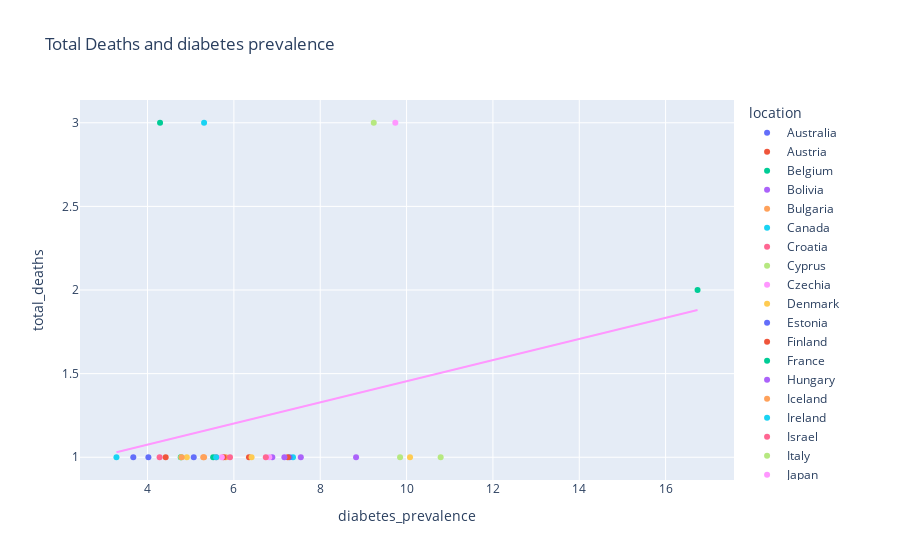

The notebook cell this image was saved under:
### Code cell
#sort the data so you have the top 5 max countries with diabeties prevelance versus the 5 ones with the lowest diabeties
#clean_covid_df['max_total_deaths'] = clean_covid_df.groupby('location')['total_deaths'].transform('max')

fig = px.scatter(clean_location, x='diabetes_prevalence',y='total_deaths', color='location',title='Total Deaths and diabetes prevalence', trendline="ols", trendline_scope="overall")
fig.show()

### Figure 1 — Plotly figure (JSON) as saved in the notebook; plotly's stock layout.template omitted (floating-point values rounded to 4 significant figures)
{"data": [{"hovertemplate": "location=Australia<br>diabetes_prevalence=%{x}<br>total_deaths=%{y}<extra></extra>", "legendgroup": "Australia", "marker": {"color": "#636efa", "symbol": "circle"}, "mode": "markers", "name": "Australia", "orientation": "v", "showlegend": true, "type": "scatter", "x": [5.07], "xaxis": "x", "y": [1], "yaxis": "y"}, {"hovertemplate": "location=Austria<br>diabetes_prevalence=%{x}<br>total_deaths=%{y}<extra></extra>", "legendgroup": "Austria", "marker": {"color": "#EF553B", "symbol": "circle"}, "mode": "markers", "name": "Austria", "orientation": "v", "showlegend": true, "type": "scatter", "x": [6.35], "xaxis": "x", "y": [1], "yaxis": "y"}, {"hovertemplate": "location=Belgium<br>diabetes_prevalence=%{x}<br>total_deaths=%{y}<extra></extra>", "legendgroup": "Belgium", "marker": {"color": "#00cc96", "symbol": "circle"}, "mode": "markers", "name": "Belgium", "orientation": "v", "showlegend": true, "type": "scatter", "x": [4.29], "xaxis": "x", "y": [3], "yaxis": "y"}, {"hovertemplate": "location=Bolivia<br>diabetes_prevalence=%{x}<br>total_deaths=%{y}<extra></extra>", "legendgroup": "Bolivia", "marker": {"color": "#ab63fa", "symbol": "circle"}, "mode": "markers", "name": "Bolivia", "orientation": "v", "showlegend": true, "type": "scatter", "x": [6.89], "xaxis": "x", "y": [1], "yaxis": "y"}, {"hovertemplate": "location=Bulgaria<br>diabetes_prevalence=%{x}<br>total_deaths=%{y}<extra></extra>", "legendgroup": "Bulgaria", "marker": {"color": "#FFA15A", "symbol": "circle"}, "mode": "markers", "name": "Bulgaria", "orientation": "v", "showlegend": true, "type": "scatter", "x": [5.81], "xaxis": "x", "y": [1], "yaxis": "y"}, {"hovertemplate": "location=Canada<br>diabetes_prevalence=%{x}<br>total_deaths=%{y}<extra></extra>", "legendgroup": "Canada", "marker": {"color": "#19d3f3", "symbol": "circle"}, "mode": "markers", "name": "Canada", "orientation": "v", "showlegend": true, "type": "scatter", "x": [7.37], "xaxis": "x", "y": [1], "yaxis": "y"}, {"hovertemplate": "location=Croatia<br>diabetes_prevalence=%{x}<br>total_deaths=%{y}<extra></extra>", "legendgroup": "Croatia", "marker": {"color": "#FF6692", "symbol": "circle"}, "mode": "markers", "name": "Croatia", "orientation": "v", "showlegend": true, "type": "scatter", "x": [5.59], "xaxis": "x", "y": [1], "yaxis": "y"}, {"hovertemplate": "location=Cyprus<br>diabetes_prevalence=%{x}<br>total_deaths=%{y}<extra></extra>", "legendgroup": "Cyprus", "marker": {"color": "#B6E880", "symbol": "circle"}, "mode": "markers", "name": "Cyprus", "orientation": "v", "showlegend": true, "type": "scatter", "x": [9.24], "xaxis": "x", "y": [3], "yaxis": "y"}, {"hovertemplate": "location=Czechia<br>diabetes_prevalence=%{x}<br>total_deaths=%{y}<extra></extra>", "legendgroup": "Czechia", "marker": {"color": "#FF97FF", "symbol": "circle"}, "mode": "markers", "name": "Czechia", "orientation": "v", "showlegend": true, "type": "scatter", "x": [6.82], "xaxis": "x", "y": [1], "yaxis": "y"}, {"hovertemplate": "location=Denmark<br>diabetes_prevalence=%{x}<br>total_deaths=%{y}<extra></extra>", "legendgroup": "Denmark", "marker": {"color": "#FECB52", "symbol": "circle"}, "mode": "markers", "name": "Denmark", "orientation": "v", "showlegend": true, "type": "scatter", "x": [6.41], "xaxis": "x", "y": [1], "yaxis": "y"}, {"hovertemplate": "location=Estonia<br>diabetes_prevalence=%{x}<br>total_deaths=%{y}<extra></extra>", "legendgroup": "Estonia", "marker": {"color": "#636efa", "symbol": "circle"}, "mode": "markers", "name": "Estonia", "orientation": "v", "showlegend": true, "type": "scatter", "x": [4.02], "xaxis": "x", "y": [1], "yaxis": "y"}, {"hovertemplate": "location=Finland<br>diabetes_prevalence=%{x}<br>total_deaths=%{y}<extra></extra>", "legendgroup": "Finland", "marker": {"color": "#EF553B", "symbol": "circle"}, "mode": "markers", "name": "Finland", "orientation": "v", "showlegend": true, "type": "scatter", "x": [5.76], "xaxis": "x", "y": [1], "yaxis": "y"}, {"hovertemplate": "location=France<br>diabetes_prevalence=%{x}<br>total_deaths=%{y}<extra></extra>", "legendgroup": "France", "marker": {"color": "#00cc96", "symbol": "circle"}, "mode": "markers", "name": "France", "orientation": "v", "showlegend": true, "type": "scatter", "x": [4.77], "xaxis": "x", "y": [1], "yaxis": "y"}, {"hovertemplate": "location=Hungary<br>diabetes_prevalence=%{x}<br>total_deaths=%{y}<extra></extra>", "legendgroup": "Hungary", "marker": {"color": "#ab63fa", "symbol": "circle"}, "mode": "markers", "name": "Hungary", "orientation": "v", "showlegend": true, "type": "scatter", "x": [7.55], "xaxis": "x", "y": [1], "yaxis": "y"}, {"hovertemplate": "location=Iceland<br>diabetes_prevalence=%{x}<br>total_deaths=%{y}<extra></extra>", "legendgroup": "Iceland", "marker": {"color": "#FFA15A", "symbol": "circle"}, "mode": "markers", "name": "Iceland", "orientation": "v", "showlegend": true, "type": "scatter", "x": [5.31], "xaxis": "x", "y": [1], "yaxis": "y"}, {"hovertemplate": "location=Ireland<br>diabetes_prevalence=%{x}<br>total_deaths=%{y}<extra></extra>", "legendgroup": "Ireland", "marker": {"color": "#19d3f3", "symbol": "circle"}, "mode": "markers", "name": "Ireland", "orientation": "v", "showlegend": true, "type": "scatter", "x": [3.28], "xaxis": "x", "y": [1], "yaxis": "y"}, {"hovertemplate": "location=Israel<br>diabetes_prevalence=%{x}<br>total_deaths=%{y}<extra></extra>", "legendgroup": "Israel", "marker": {"color": "#FF6692", "symbol": "circle"}, "mode": "markers", "name": "Israel", "orientation": "v", "showlegend": true, "type": "scatter", "x": [6.74], "xaxis": "x", "y": [1], "yaxis": "y"}, {"hovertemplate": "location=Italy<br>diabetes_prevalence=%{x}<br>total_deaths=%{y}<extra></extra>", "legendgroup": "Italy", "marker": {"color": "#B6E880", "symbol": "circle"}, "mode": "markers", "name": "Italy", "orientation": "v", "showlegend": true, "type": "scatter", "x": [4.78], "xaxis": "x", "y": [1], "yaxis": "y"}, {"hovertemplate": "location=Japan<br>diabetes_prevalence=%{x}<br>total_deaths=%{y}<extra></extra>", "legendgroup": "Japan", "marker": {"color": "#FF97FF", "symbol": "circle"}, "mode": "markers", "name": "Japan", "orientation": "v", "showlegend": true, "type": "scatter", "x": [5.72], "xaxis": "x", "y": [1], "yaxis": "y"}, {"hovertemplate": "location=Latvia<br>diabetes_prevalence=%{x}<br>total_deaths=%{y}<extra></extra>", "legendgroup": "Latvia", "marker": {"color": "#FECB52", "symbol": "circle"}, "mode": "markers", "name": "Latvia", "orientation": "v", "showlegend": true, "type": "scatter", "x": [4.91], "xaxis": "x", "y": [1], "yaxis": "y"}, {"hovertemplate": "location=Lithuania<br>diabetes_prevalence=%{x}<br>total_deaths=%{y}<extra></extra>", "legendgroup": "Lithuania", "marker": {"color": "#636efa", "symbol": "circle"}, "mode": "markers", "name": "Lithuania", "orientation": "v", "showlegend": true, "type": "scatter", "x": [3.67], "xaxis": "x", "y": [1], "yaxis": "y"}, {"hovertemplate": "location=Luxembourg<br>diabetes_prevalence=%{x}<br>total_deaths=%{y}<extra></extra>", "legendgroup": "Luxembourg", "marker": {"color": "#EF553B", "symbol": "circle"}, "mode": "markers", "name": "Luxembourg", "orientation": "v", "showlegend": true, "type": "scatter", "x": [4.42], "xaxis": "x", "y": [1], "yaxis": "y"}, {"hovertemplate": "location=Malaysia<br>diabetes_prevalence=%{x}<br>total_deaths=%{y}<extra></extra>", "legendgroup": "Malaysia", "marker": {"color": "#00cc96", "symbol": "circle"}, "mode": "markers", "name": "Malaysia", "orientation": "v", "showlegend": true, "type": "scatter", "x": [16.74], "xaxis": "x", "y": [2], "yaxis": "y"}, {"hovertemplate": "location=Malta<br>diabetes_prevalence=%{x}<br>total_deaths=%{y}<extra></extra>", "legendgroup": "Malta", "marker": {"color": "#ab63fa", "symbol": "circle"}, "mode": "markers", "name": "Malta", "orientation": "v", "showlegend": true, "type": "scatter", "x": [8.83], "xaxis": "x", "y": [1], "yaxis": "y"}, {"hovertemplate": "location=Netherlands<br>diabetes_prevalence=%{x}<br>total_deaths=%{y}<extra></extra>", "legendgroup": "Netherlands", "marker": {"color": "#FFA15A", "symbol": "circle"}, "mode": "markers", "name": "Netherlands", "orientation": "v", "showlegend": true, "type": "scatter", "x": [5.29], "xaxis": "x", "y": [1], "yaxis": "y"}, {"hovertemplate": "location=Norway<br>diabetes_prevalence=%{x}<br>total_deaths=%{y}<extra></extra>", "legendgroup": "Norway", "marker": {"color": "#19d3f3", "symbol": "circle"}, "mode": "markers", "name": "Norway", "orientation": "v", "showlegend": true, "type": "scatter", "x": [5.31], "xaxis": "x", "y": [3], "yaxis": "y"}, {"hovertemplate": "location=Poland<br>diabetes_prevalence=%{x}<br>total_deaths=%{y}<extra></extra>", "legendgroup": "Poland", "marker": {"color": "#FF6692", "symbol": "circle"}, "mode": "markers", "name": "Poland", "orientation": "v", "showlegend": true, "type": "scatter", "x": [5.91], "xaxis": "x", "y": [1], "yaxis": "y"}, {"hovertemplate": "location=Portugal<br>diabetes_prevalence=%{x}<br>total_deaths=%{y}<extra></extra>", "legendgroup": "Portugal", "marker": {"color": "#B6E880", "symbol": "circle"}, "mode": "markers", "name": "Portugal", "orientation": "v", "showlegend": true, "type": "scatter", "x": [9.85], "xaxis": "x", "y": [1], "yaxis": "y"}, {"hovertemplate": "location=Romania<br>diabetes_prevalence=%{x}<br>total_deaths=%{y}<extra></extra>", "legendgroup": "Romania", "marker": {"color": "#FF97FF", "symbol": "circle"}, "mode": "markers", "name": "Romania", "orientation": "v", "showlegend": true, "type": "scatter", "x": [9.74], "xaxis": "x", "y": [3], "yaxis": "y"}, {"hovertemplate": "location=Serbia<br>diabetes_prevalence=%{x}<br>total_deaths=%{y}<extra></extra>", "legendgroup": "Serbia", "marker": {"color": "#FECB52", "symbol": "circle"}, "mode": "markers", "name": "Serbia", "orientation": "v", "showlegend": true, "type": "scatter", "x": [10.08], "xaxis": "x", "y": [1], "yaxis": "y"}, {"hovertemplate": "location=Slovakia<br>diabetes_prevalence=%{x}<br>total_deaths=%{y}<extra></extra>", "legendgroup": "Slovakia", "marker": {"color": "#636efa", "symbol": "circle"}, "mode": "markers", "name": "Slovakia", "orientation": "v", "showlegend": true, "type": "scatter", "x": [7.29], "xaxis": "x", "y": [1], "yaxis": "y"}, {"hovertemplate": "location=Slovenia<br>diabetes_prevalence=%{x}<br>total_deaths=%{y}<extra></extra>", "legendgroup": "Slovenia", "marker": {"color": "#EF553B", "symbol": "circle"}, "mode": "markers", "name": "Slovenia", "orientation": "v", "showlegend": true, "type": "scatter", "x": [7.25], "xaxis": "x", "y": [1], "yaxis": "y"}, {"hovertemplate": "location=South Africa<br>diabetes_prevalence=%{x}<br>total_deaths=%{y}<extra></extra>", "legendgroup": "South Africa", "marker": {"color": "#00cc96", "symbol": "circle"}, "mode": "markers", "name": "South Africa", "orientation": "v", "showlegend": true, "type": "scatter", "x": [5.52], "xaxis": "x", "y": [1], "yaxis": "y"}, {"hovertemplate": "location=Spain<br>diabetes_prevalence=%{x}<br>total_deaths=%{y}<extra></extra>", "legendgroup": "Spain", "marker": {"color": "#ab63fa", "symbol": "circle"}, "mode": "markers", "name": "Spain", "orientation": "v", "showlegend": true, "type": "scatter", "x": [7.17], "xaxis": "x", "y": [1], "yaxis": "y"}, {"hovertemplate": "location=Sweden<br>diabetes_prevalence=%{x}<br>total_deaths=%{y}<extra></extra>", "legendgroup": "Sweden", "marker": {"color": "#FFA15A", "symbol": "circle"}, "mode": "markers", "name": "Sweden", "orientation": "v", "showlegend": true, "type": "scatter", "x": [4.79], "xaxis": "x", "y": [1], "yaxis": "y"}, {"hovertemplate": "location=Switzerland<br>diabetes_prevalence=%{x}<br>total_deaths=%{y}<extra></extra>", "legendgroup": "Switzerland", "marker": {"color": "#19d3f3", "symbol": "circle"}, "mode": "markers", "name": "Switzerland", "orientation": "v", "showlegend": true, "type": "scatter", "x": [5.59], "xaxis": "x", "y": [1], "yaxis": "y"}, {"hovertemplate": "location=United Kingdom<br>diabetes_prevalence=%{x}<br>total_deaths=%{y}<extra></extra>", "legendgroup": "United Kingdom", "marker": {"color": "#FF6692", "symbol": "circle"}, "mode": "markers", "name": "United Kingdom", "orientation": "v", "showlegend": true, "type": "scatter", "x": [4.28], "xaxis": "x", "y": [1], "yaxis": "y"}, {"hovertemplate": "location=United States<br>diabetes_prevalence=%{x}<br>total_deaths=%{y}<extra></extra>", "legendgroup": "United States", "marker": {"color": "#B6E880", "symbol": "circle"}, "mode": "markers", "name": "United States", "orientation": "v", "showlegend": true, "type": "scatter", "x": [10.79], "xaxis": "x", "y": [1], "yaxis": "y"}, {"hovertemplate": "<b>OLS trendline</b><br>total_deaths = 0.0631928 * diabetes_prevalence + 0.82243<br>R<sup>2</sup>=0.063238<br><br>diabetes_prevalence=%{x}<br>total_deaths=%{y} <b>(trend)</b><extra></extra>", "legendgroup": "Overall Trendline", "line": {"color": "#FF97FF"}, "mode": "lines", "name": "Overall Trendline", "showlegend": true, "type": "scatter", "x": [3.28, 3.67, 4.02, 4.28, 4.29, 4.42, 4.77, 4.78, 4.79, 4.91, 5.07, 5.29, 5.31, 5.31, 5.52, 5.59, 5.59, 5.72, 5.76, 5.81, 5.91, 6.35, 6.41, 6.74, 6.82, 6.89, 7.17, 7.25, 7.29, 7.37, 7.55, 8.83, 9.24, 9.74, 9.85, 10.08, 10.79, 16.74], "xaxis": "x", "y": [1.03, 1.054, 1.076, 1.093, 1.094, 1.102, 1.124, 1.124, 1.125, 1.133, 1.143, 1.157, 1.158, 1.158, 1.171, 1.176, 1.176, 1.184, 1.186, 1.19, 1.196, 1.224, 1.227, 1.248, 1.253, 1.258, 1.276, 1.281, 1.283, 1.288, 1.3, 1.38, 1.406, 1.438, 1.445, 1.459, 1.504, 1.88], "yaxis": "y"}], "layout": {"legend": {"title": {"text": "location"}, "tracegroupgap": 0}, "title": {"text": "Total Deaths and diabetes prevalence"}, "xaxis": {"anchor": "y", "domain": [0, 1], "title": {"text": "diabetes_prevalence"}}, "yaxis": {"anchor": "x", "domain": [0, 1], "title": {"text": "total_deaths"}}}}
